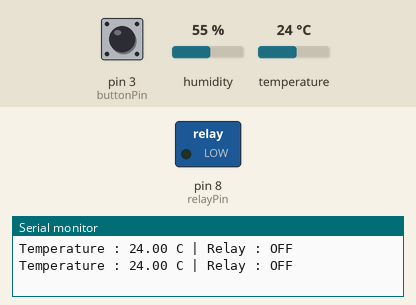
Recording of a sketch running on a simulated Arduino Uno, built with avr-gcc and run on an emulated ATmega328P. Shown: switched loads named in the sketch (green lamp = pin HIGH), the last lines printed to the serial monitor. The inputs (shaded band) are chosen by the test bench; at power-on: temperature 24 °C, pin 3 (buttonPin) HIGH, humidity 55 %.

Above: at 2.8 s.
2.9 s: temperature set to 31 °C
5.6 s: temperature set to 34 °C
At 6.4 s:
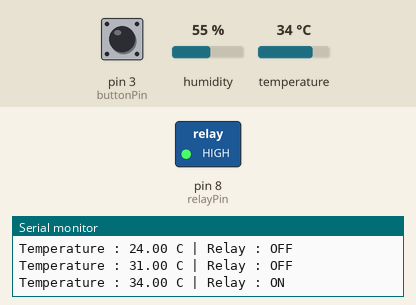
8.3 s: temperature set to 29 °C
11.3 s: temperature set to 26 °C
At 13.5 s:
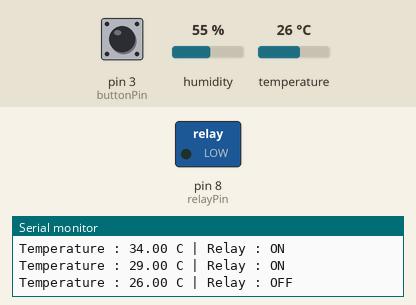
14.0 s: temperature set to 33 °C
At 14.7 s:
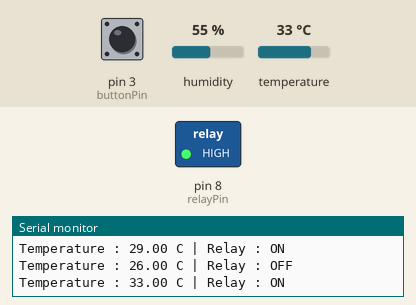
Timing chart, 0 to 17.0 s (numbered marks = the images above; inputs shaded):
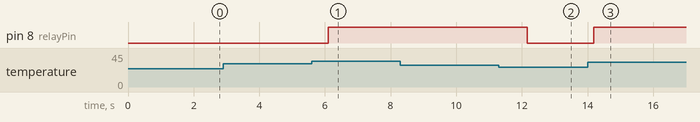

Measured:
- the behaviour switches between 32 and 33 °C on temperature (found by bisection; images 0 and 1)
- the behaviour switches between 28 and 27 °C on temperature (found by bisection; images 1 and 2)
- after the input at 5.6 s, pin 8 (relayPin): LOW → HIGH after 0.50 s
- after the input at 11.3 s, pin 8 (relayPin): HIGH → LOW after 0.87 s
- after the input at 14.0 s, pin 8 (relayPin): LOW → HIGH after 0.19 s

The sketch:

relay_control.ino
```cpp
#include <DHT.h>

#define DHTPIN 2
#define DHTTYPE DHT11

DHT dht(DHTPIN, DHTTYPE);

const int relayPin = 8;
const int buttonPin = 3;

bool relayState = false;
bool manualMode = false;
bool lastButtonState = HIGH;

void setup() {
  Serial.begin(9600);

  dht.begin();

  pinMode(relayPin, OUTPUT);
  pinMode(buttonPin, INPUT_PULLUP);

  digitalWrite(relayPin, LOW);
}

void loop() {

  float temperature = dht.readTemperature();

  bool buttonState = digitalRead(buttonPin);


  if (lastButtonState == HIGH && buttonState == LOW) {

    manualMode = !manualMode;

    if (manualMode)
      relayState = !relayState;
  }

  lastButtonState = buttonState;

  if (!manualMode) {

    if (temperature > 32) {
      relayState = true;
    }

    else if (temperature < 28) {
      relayState = false;
    }
  }

  digitalWrite(relayPin, relayState);

  Serial.print("Temperature : ");
  Serial.print(temperature);
  Serial.print(" C | Relay : ");

  if (relayState)
    Serial.println("ON");
  else
    Serial.println("OFF");

  delay(2000);
}
```
